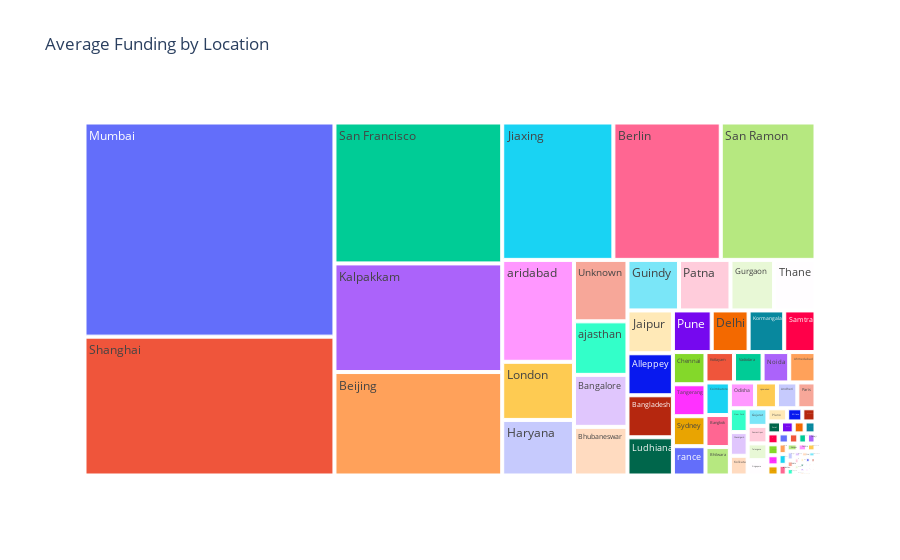

The notebook cell this image was saved under:
### Markdown cell above
## **3. How does funding vary with the location of the start-ups**

### Code cell
# Top ten most funded locations
location_funding=df.groupby('headquarter')['amount'].mean()
# Group by 'location' and calculate the mean amount
location_funding = df.groupby('headquarter')['amount'].mean().reset_index()

# Create a TreeMap visualization
fig = px.treemap(location_funding, path=['headquarter'], values='amount', title='Average Funding by Location')

# Show the plot
fig.show()

### Figure 1 — Plotly figure (JSON) as saved in the notebook; plotly's stock layout.template omitted (floating-point values rounded to 4 significant figures)
{"data": [{"branchvalues": "total", "domain": {"x": [0, 1], "y": [0, 1]}, "hovertemplate": "labels=%{label}<br>amount=%{value}<br>parent=%{parent}<br>id=%{id}<extra></extra>", "ids": ["Ahmedabad", "Alleppey", "Alwar", "Ambernath", "Anand", "Andheri", "Azadpur", "Bangalore", "Bangalore City", "Bangkok", "Bangladesh", "Beijing", "Belgaum", "Berlin", "Bhilwara", "Bhopal", "Bhubaneswar", "Bihar", "Chandigarh", "Chennai", "Cochin", "Coimbatore", "Computer Games", "Dehradun", "Delhi", "Dhingsara", "Gandhinagar", "Ghaziabad", "Goa", "Guindy", "Gujarat", "Guntur", "Gurgaon", "Guwahati", "Haryana", "Hubli", "Hyderabad", "India", "Indore", "Irvine", "Jaipur", "Jharkhand", "Jiaxing", "Jodhpur", "Kalkaji", "Kalpakkam", "Kannur", "Kanpur", "Kochi", "Kolkata", "Kormangala", "Kota", "Kottayam", "London", "Lucknow", "Ludhiana", "Mangalore", "Margão", "Milano", "Mohali", "Mountain View", "Mumbai", "Mylapore", "Nagpur", "New York", "Newcastle Upon Tyne", "Nilgiris", "Noida", "Odisha", "Online Media", "Palmwoods", "Panaji", "Panchkula", "Paris", "Patna", "Plano", "Powai", "Pune", "Samastipur", "Samtra", "San Francisco", "San Ramon", "Satara", "Seattle", "Seoul", "Shanghai", "Silvassa", "Singapore", "Surat", "Sydney", "Tamil Nadu", "Tangerang", "Telangana", "Thane", "Thiruvananthapuram", "Tirunelveli", "Trivandrum", "Tumkur", "Unknown", "Uttar Pradesh", "Uttar pradesh", "Vadodara", "Warangal", "West Bengal", "Worli", "ajastan", "ajasthan", "ajsamand", "anchi", "aridabad", "iyadh", "ood & Beverages", "oorkee", "rance", "risco", "rnakulam"], "labels": ["Ahmedabad", "Alleppey", "Alwar", "Ambernath", "Anand", "Andheri", "Azadpur", "Bangalore", "Bangalore City", "Bangkok", "Bangladesh", "Beijing", "Belgaum", "Berlin", "Bhilwara", "Bhopal", "Bhubaneswar", "Bihar", "Chandigarh", "Chennai", "Cochin", "Coimbatore", "Computer Games", "Dehradun", "Delhi", "Dhingsara", "Gandhinagar", "Ghaziabad", "Goa", "Guindy", "Gujarat", "Guntur", "Gurgaon", "Guwahati", "Haryana", "Hubli", "Hyderabad", "India", "Indore", "Irvine", "Jaipur", "Jharkhand", "Jiaxing", "Jodhpur", "Kalkaji", "Kalpakkam", "Kannur", "Kanpur", "Kochi", "Kolkata", "Kormangala", "Kota", "Kottayam", "London", "Lucknow", "Ludhiana", "Mangalore", "Margão", "Milano", "Mohali", "Mountain View", "Mumbai", "Mylapore", "Nagpur", "New York", "Newcastle Upon Tyne", "Nilgiris", "Noida", "Odisha", "Online Media", "Palmwoods", "Panaji", "Panchkula", "Paris", "Patna", "Plano", "Powai", "Pune", "Samastipur", "Samtra", "San Francisco", "San Ramon", "Satara", "Seattle", "Seoul", "Shanghai", "Silvassa", "Singapore", "Surat", "Sydney", "Tamil Nadu", "Tangerang", "Telangana", "Thane", "Thiruvananthapuram", "Tirunelveli", "Trivandrum", "Tumkur", "Unknown", "Uttar Pradesh", "Uttar pradesh", "Vadodara", "Warangal", "West Bengal", "Worli", "ajastan", "ajasthan", "ajsamand", "anchi", "aridabad", "iyadh", "ood & Beverages", "oorkee", "rance", "risco", "rnakulam"], "name": "", "parents": ["", "", "", "", "", "", "", "", "", "", "", "", "", "", "", "", "", "", "", "", "", "", "", "", "", "", "", "", "", "", "", "", "", "", "", "", "", "", "", "", "", "", "", "", "", "", "", "", "", "", "", "", "", "", "", "", "", "", "", "", "", "", "", "", "", "", "", "", "", "", "", "", "", "", "", "", "", "", "", "", "", "", "", "", "", "", "", "", "", "", "", "", "", "", "", "", "", "", "", "", "", "", "", "", "", "", "", "", "", "", "", "", "", "", "", ""], "type": "treemap", "values": [9210000.0, 22000000, 0, 200000, 0, 6075000, 0, 32050000.0, 1001080, 9000000, 22000000, 200000000, 738000, 170000000, 8000000, 510000, 30000000, 329000, 4847200, 12090000.0, 850000, 9162500, 1200000, 2000000, 17700000.0, 100000, 200000, 1400000, 342000, 30000000, 4017000.0, 130000, 25400000.0, 0, 45949250, 0, 6512000.0, 620500, 1746520, 500000, 22420000.0, 0, 176000000, 258600, 233600, 210000000, 17520, 992000, 1294000, 4040000.0, 17096000, 1460, 10000000, 48070000.0, 175000, 20000000, 0, 1496500, 2300000, 0, 0, 616800000.0, 600000, 350000, 4875000, 300000, 200000, 9331000.0, 7500000, 0, 0, 1000000, 100000, 5400000, 30000000, 3000000, 400000, 18610000.0, 4000000, 15000000, 272400000.0, 150000000, 140000, 1100000, 1400000, 400000000, 1000000, 3495000, 1867000.0, 11250000, 0, 12000000, 3833000.0, 24120000.0, 0, 500000, 300000, 0, 37900000, 769000, 1000000, 10000000, 0, 1500000, 0, 1000000, 33000000, 200000, 100000, 84275000, 1300000, 461000, 0, 11000000, 0, 0]}], "layout": {"legend": {"tracegroupgap": 0}, "title": {"text": "Average Funding by Location"}}}
